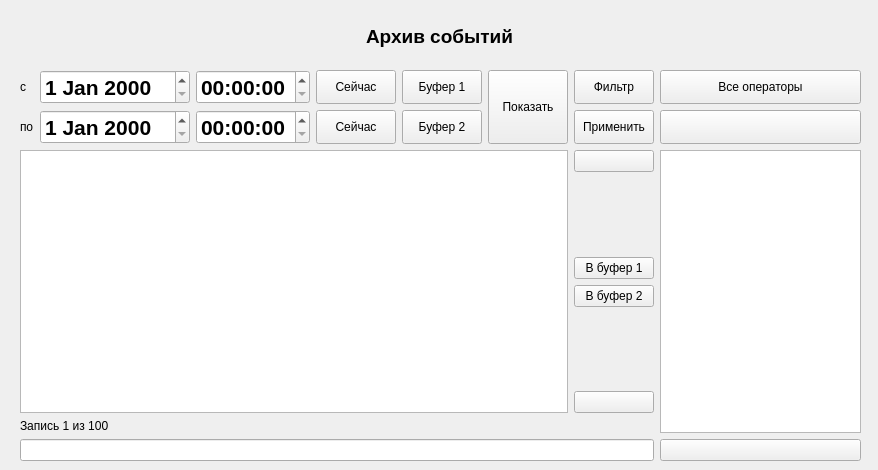
   <widget class="QWidget" name="page_9" >
    <widget class="QWidget" name="widget" >
     <property name="geometry" >
      <rect>
       <x>20</x>
       <y>70</y>
       <width>841</width>
       <height>391</height>
      </rect>
     </property>
     <layout class="QGridLayout" >
      <property name="margin" >
       <number>0</number>
      </property>
      <property name="spacing" >
       <number>6</number>
      </property>
      <item row="9" column="0" colspan="7" >
       <widget class="QLineEdit" name="logLineEdit" />
      </item>
      <item row="7" column="6" >
       <widget class="QPushButton" name="logDownListButton" >
        <property name="sizePolicy" >
         <sizepolicy>
          <hsizetype>5</hsizetype>
          <vsizetype>5</vsizetype>
          <horstretch>0</horstretch>
          <verstretch>0</verstretch>
         </sizepolicy>
        </property>
        <property name="text" >
         <string/>
        </property>
        <property name="icon" >
         <iconset>down.gif</iconset>
        </property>
       </widget>
      </item>
      <item row="1" column="0" >
       <widget class="QLabel" name="label_99" >
        <property name="text" >
         <string>по</string>
        </property>
       </widget>
      </item>
      <item row="0" column="7" >
       <widget class="QPushButton" name="logAllOperButton" >
        <property name="sizePolicy" >
         <sizepolicy>
          <hsizetype>5</hsizetype>
          <vsizetype>5</vsizetype>
          <horstretch>0</horstretch>
          <verstretch>0</verstretch>
         </sizepolicy>
        </property>
        <property name="text" >
         <string>Все операторы</string>
        </property>
        <property name="checkable" >
         <bool>true</bool>
        </property>
       </widget>
      </item>
      <item row="1" column="2" >
       <widget class="QTimeEdit" name="logEndTime" >
        <property name="font" >
         <font>
          <family>MS Shell Dlg</family>
          <pointsize>16</pointsize>
          <weight>75</weight>
          <italic>false</italic>
          <bold>true</bold>
          <underline>false</underline>
          <strikeout>false</strikeout>
         </font>
        </property>
       </widget>
      </item>
      <item row="5" column="6" >
       <widget class="QPushButton" name="logToBuffer2Button" >
        <property name="sizePolicy" >
         <sizepolicy>
          <hsizetype>1</hsizetype>
          <vsizetype>5</vsizetype>
          <horstretch>0</horstretch>
          <verstretch>0</verstretch>
         </sizepolicy>
        </property>
        <property name="text" >
         <string>В буфер 2</string>
        </property>
       </widget>
      </item>
      <item row="0" column="4" >
       <widget class="QPushButton" name="logFromBuffer1Button" >
        <property name="sizePolicy" >
         <sizepolicy>
          <hsizetype>1</hsizetype>
          <vsizetype>5</vsizetype>
          <horstretch>0</horstretch>
          <verstretch>0</verstretch>
         </sizepolicy>
        </property>
        <property name="text" >
         <string>Буфер 1</string>
        </property>
       </widget>
      </item>
      <item rowspan="7" row="2" column="7" >
       <widget class="QTableWidget" name="logOperTable" >
        <property name="sizePolicy" >
         <sizepolicy>
          <hsizetype>5</hsizetype>
          <vsizetype>5</vsizetype>
          <horstretch>0</horstretch>
          <verstretch>0</verstretch>
         </sizepolicy>
        </property>
       </widget>
      </item>
      <item row="4" column="6" >
       <widget class="QPushButton" name="logToBuffer1Button" >
        <property name="sizePolicy" >
         <sizepolicy>
          <hsizetype>1</hsizetype>
          <vsizetype>5</vsizetype>
          <horstretch>0</horstretch>
          <verstretch>0</verstretch>
         </sizepolicy>
        </property>
        <property name="text" >
         <string>В буфер 1</string>
        </property>
       </widget>
      </item>
      <item row="1" column="3" >
       <widget class="QPushButton" name="logEndNowButton" >
        <property name="sizePolicy" >
         <sizepolicy>
          <hsizetype>5</hsizetype>
          <vsizetype>5</vsizetype>
          <horstretch>0</horstretch>
          <verstretch>0</verstretch>
         </sizepolicy>
        </property>
        <property name="text" >
         <string>Сейчас</string>
        </property>
       </widget>
      </item>
      <item row="0" column="1" >
       <widget class="QDateEdit" name="logBeginDate" >
        <property name="font" >
         <font>
          <family>MS Shell Dlg</family>
          <pointsize>16</pointsize>
          <weight>75</weight>
          <italic>false</italic>
          <bold>true</bold>
          <underline>false</underline>
          <strikeout>false</strikeout>
         </font>
        </property>
       </widget>
      </item>
      <item row="6" column="6" >
       <spacer>
        <property name="orientation" >
         <enum>Qt::Vertical</enum>
        </property>
        <property name="sizeHint" >
         <size>
          <width>20</width>
          <height>31</height>
         </size>
        </property>
       </spacer>
      </item>
      <item row="0" column="0" >
       <widget class="QLabel" name="label_98" >
        <property name="text" >
         <string>с</string>
        </property>
       </widget>
      </item>
      <item rowspan="2" row="0" column="5" >
       <widget class="QPushButton" name="logUpdateButton" >
        <property name="sizePolicy" >
         <sizepolicy>
          <hsizetype>1</hsizetype>
          <vsizetype>5</vsizetype>
          <horstretch>0</horstretch>
          <verstretch>0</verstretch>
         </sizepolicy>
        </property>
        <property name="text" >
         <string>Показать</string>
        </property>
       </widget>
      </item>
      <item row="1" column="1" >
       <widget class="QDateEdit" name="logEndDate" >
        <property name="font" >
         <font>
          <family>MS Shell Dlg</family>
          <pointsize>16</pointsize>
          <weight>75</weight>
          <italic>false</italic>
          <bold>true</bold>
          <underline>false</underline>
          <strikeout>false</strikeout>
         </font>
        </property>
       </widget>
      </item>
      <item row="2" column="6" >
       <widget class="QPushButton" name="logUpListButton" >
        <property name="sizePolicy" >
         <sizepolicy>
          <hsizetype>5</hsizetype>
          <vsizetype>5</vsizetype>
          <horstretch>0</horstretch>
          <verstretch>0</verstretch>
         </sizepolicy>
        </property>
        <property name="text" >
         <string/>
        </property>
        <property name="icon" >
         <iconset>up.gif</iconset>
        </property>
       </widget>
      </item>
      <item row="1" column="4" >
       <widget class="QPushButton" name="logFromBuffer2Button" >
        <property name="sizePolicy" >
         <sizepolicy>
          <hsizetype>1</hsizetype>
          <vsizetype>5</vsizetype>
          <horstretch>0</horstretch>
          <verstretch>0</verstretch>
         </sizepolicy>
        </property>
        <property name="text" >
         <string>Буфер 2</string>
        </property>
       </widget>
      </item>
      <item row="1" column="7" >
       <widget class="QPushButton" name="logUpOperButton" >
        <property name="sizePolicy" >
         <sizepolicy>
          <hsizetype>5</hsizetype>
          <vsizetype>5</vsizetype>
          <horstretch>0</horstretch>
          <verstretch>0</verstretch>
         </sizepolicy>
        </property>
        <property name="text" >
         <string/>
        </property>
        <property name="icon" >
         <iconset>up.gif</iconset>
        </property>
       </widget>
      </item>
      <item row="3" column="6" >
       <spacer>
        <property name="orientation" >
         <enum>Qt::Vertical</enum>
        </property>
        <property name="sizeHint" >
         <size>
          <width>20</width>
          <height>40</height>
         </size>
        </property>
       </spacer>
      </item>
      <item row="1" column="6" >
       <widget class="QPushButton" name="logApplyFilterButton" >
        <property name="sizePolicy" >
         <sizepolicy>
          <hsizetype>1</hsizetype>
          <vsizetype>5</vsizetype>
          <horstretch>0</horstretch>
          <verstretch>0</verstretch>
         </sizepolicy>
        </property>
        <property name="text" >
         <string>Применить</string>
        </property>
        <property name="checkable" >
         <bool>true</bool>
        </property>
       </widget>
      </item>
      <item row="0" column="6" >
       <widget class="QPushButton" name="logSetFilterButton" >
        <property name="sizePolicy" >
         <sizepolicy>
          <hsizetype>1</hsizetype>
          <vsizetype>5</vsizetype>
          <horstretch>0</horstretch>
          <verstretch>0</verstretch>
         </sizepolicy>
        </property>
        <property name="text" >
         <string>Фильтр</string>
        </property>
       </widget>
      </item>
      <item row="0" column="3" >
       <widget class="QPushButton" name="logBeginNowButton" >
        <property name="sizePolicy" >
         <sizepolicy>
          <hsizetype>1</hsizetype>
          <vsizetype>5</vsizetype>
          <horstretch>0</horstretch>
          <verstretch>0</verstretch>
         </sizepolicy>
        </property>
        <property name="text" >
         <string>Сейчас</string>
        </property>
       </widget>
      </item>
      <item row="0" column="2" >
       <widget class="QTimeEdit" name="logBeginTime" >
        <property name="font" >
         <font>
          <family>MS Shell Dlg</family>
          <pointsize>16</pointsize>
          <weight>75</weight>
          <italic>false</italic>
          <bold>true</bold>
          <underline>false</underline>
          <strikeout>false</strikeout>
         </font>
        </property>
       </widget>
      </item>
      <item rowspan="6" row="2" column="0" colspan="6" >
       <widget class="QTableWidget" name="logListTable" >
        <property name="sizePolicy" >
         <sizepolicy>
          <hsizetype>5</hsizetype>
          <vsizetype>5</vsizetype>
          <horstretch>0</horstretch>
          <verstretch>0</verstretch>
         </sizepolicy>
        </property>
       </widget>
      </item>
      <item row="8" column="0" colspan="2" >
       <widget class="QLabel" name="logBottomLine" >
        <property name="text" >
         <string>Запись 1 из 100</string>
        </property>
       </widget>
      </item>
      <item row="9" column="7" >
       <widget class="QPushButton" name="logDownOperButton" >
        <property name="sizePolicy" >
         <sizepolicy>
          <hsizetype>5</hsizetype>
          <vsizetype>5</vsizetype>
          <horstretch>0</horstretch>
          <verstretch>0</verstretch>
         </sizepolicy>
        </property>
        <property name="text" >
         <string/>
        </property>
        <property name="icon" >
         <iconset>down.gif</iconset>
        </property>
       </widget>
      </item>
     </layout>
    </widget>
    <widget class="QLabel" name="label_97" >
     <property name="geometry" >
      <rect>
       <x>10</x>
       <y>20</y>
       <width>859</width>
       <height>33</height>
      </rect>
     </property>
     <property name="text" >
      <string>&lt;html>&lt;head>&lt;meta name="qrichtext" content="1" />&lt;/head>&lt;body style=" white-space: pre-wrap; font-family:MS Shell Dlg; font-size:11pt; font-weight:600; font-style:normal; text-decoration:none;">&lt;p style=" margin-top:0px; margin-bottom:0px; margin-left:0px; margin-right:0px; -qt-block-indent:0; text-indent:0px; font-size:12pt; font-weight:400;">&lt;span style=" font-size:14pt; font-weight:600;">Архив событий&lt;/span>&lt;/p>&lt;/body>&lt;/html></string>
     </property>
     <property name="alignment" >
      <set>Qt::AlignCenter</set>
     </property>
    </widget>
   </widget>
